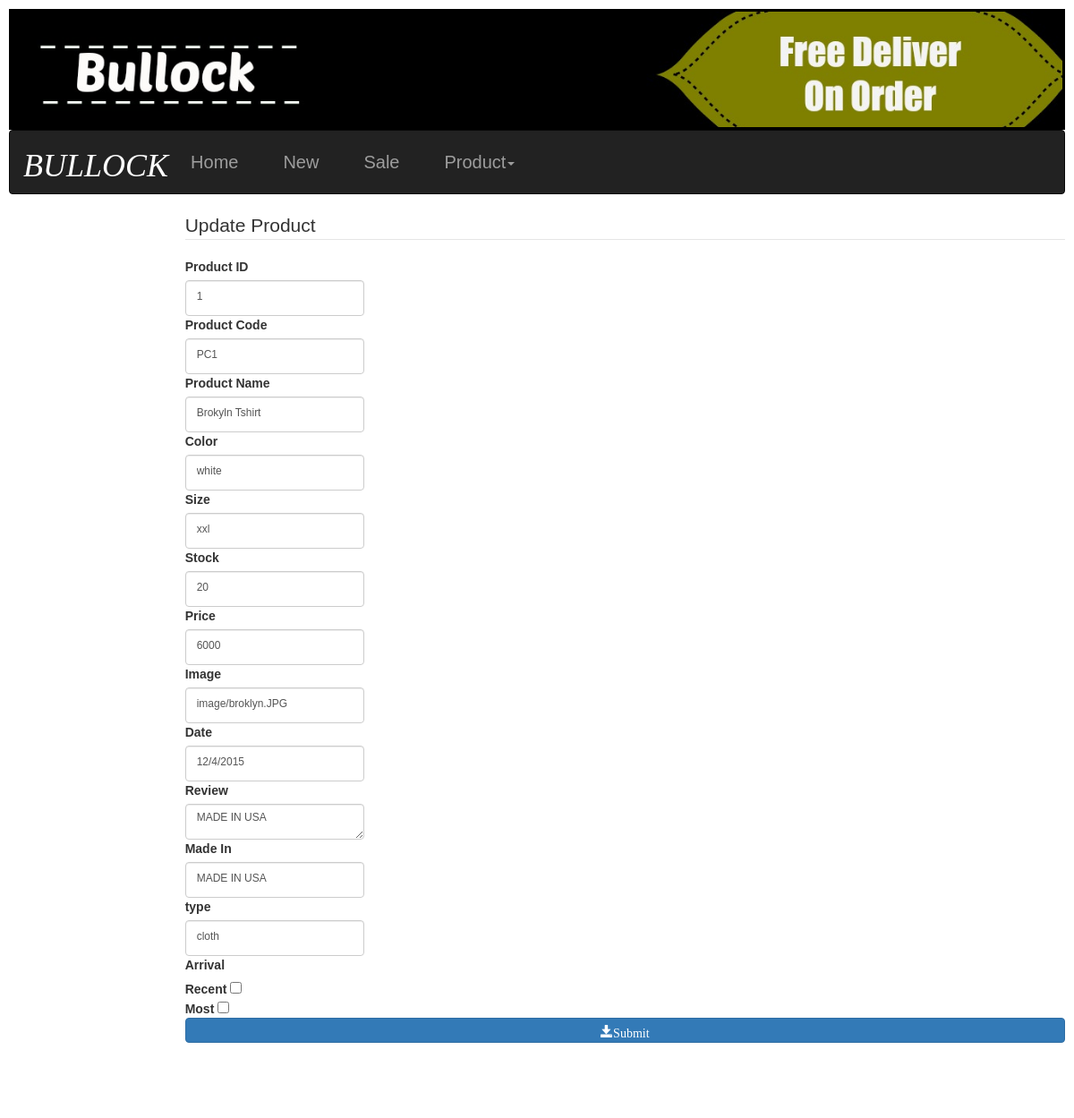
Page /addnewproduct.php?update=PC1 on the committed database.
### tables this page shows
CREATE TABLE IF NOT EXISTS `product` (
  `PID` tinyint(4) NOT NULL AUTO_INCREMENT,
  `PCODE` varchar(10) NOT NULL,
  `productname` varchar(50) NOT NULL,
  `color` varchar(50) NOT NULL,
  `size` varchar(50) NOT NULL,
  `stock` int(11) NOT NULL,
  `price` double NOT NULL,
  `image` varchar(50) NOT NULL,
  `date` varchar(50) NOT NULL,
  `review` text NOT NULL,
  `made` varchar(50) NOT NULL,
  `type` varchar(50) NOT NULL,
  `altimage` varchar(50) DEFAULT NULL,
  PRIMARY KEY (`PID`)
);

### Model/connection.php (called while the page is built, shortened)
<?php
	$db="bullock";
?>

### Model/ClothingModel.php (called while the page is built, shortened)
<?php
include 'Entities/ClothingEntities.php';
class ClothingModel {
    function getClothByPCODE($PCODE){
       require 'connection.php';
        $link= mysqli_connect($host, $user, $pass);
        $query="SELECT * FROM product where PCODE='$PCODE'";
        $result =  mysqli_query($link, $query);
        while ($row=  mysqli_fetch_array($result)){
            $PID=$row[0];
             $PCODE=$row[1];
            $productname=$row[2];
            $color=$row[3];
            $size=$row[4];
            $stock=$row[5];
            $price=$row[6];
            $image=$row[7];
            $date=$row[8];
            $review=$row[9];
            $made=$row[10];
            $type=$row[11];
            $arrival=$row[12];
            $clothing=new ClothingEntities($PID, $PCODE, $productname, $color, $size, $stock, $price, $image, $date, $review, $made, $type, $arrival);
        }
        return $clothing;
    }
}

### Controller/ClothController.php (called while the page is built, shortened)
<?php
require 'Model/ClothingModel.php';
class ClothController {
   function getClothByPCODE($PCODE){
        $clothModel =new ClothingModel();
        return $clothModel->getClothByPCODE($PCODE);
    }
}
?>

### Entities/ClothingEntities.php (called while the page is built, shortened)
<?php
        class ClothingEntities {
            function __construct($PID, $PCODE, $productname, $color, $size, $stock, $price, $image, $date, $review, $made, $type, $arrival) {
                $this->PID = $PID;
                $this->PCODE = $PCODE;
                $this->productname = $productname;
                $this->color = $color;
                $this->size = $size;
                $this->stock = $stock;
                $this->price = $price;
                $this->image = $image;
                $this->date = $date;
                $this->review = $review;
                $this->made = $made;
                $this->type = $type;
            }
}
?>

### addnewproduct.php (the view, shortened to what this page needs)
<?php
    require 'Controller/ClothController.php';
    $clothcontroller = new ClothController();
    if(isset($_GET['update'])){
        $cloth=$clothcontroller->getClothByPCODE($_GET['update']);
        $cms="<form action='' method='post'>"
            . "<fieldset>"
            ."<legend>"
            . "Update Product"
            . "</legend>"
            . "<label>Product ID</label>"
            . "<input type='text' name='txtPID' id='inputfield' class='form-control' value='$cloth->PID'/>"
            . "<label>Product Code</label>"
            . "<input type='text' name='txtPCODE' id='inputfield' class='form-control' value='$cloth->PCODE'/>"
            . "<label>Product Name</label>"
            . "<input type='text' name='txtproductname' id='inputfield' class='form-control' value='$cloth->productname'/>"
            . "<label>Color</label>"
            . "<input type='text' name='txtcolor' class='form-control' id='inputfield' value='$cloth->color'/>"
            . "<label>"
            . "Size"
            . "</label>"
            . "<input type='text' name='txtsize' class='form-control' id='inputfield' value='$cloth->size'/>"
            . "<label>Stock</label>"
            . "<input type='text' name='txtstock'  value='$cloth->stock' id='inputfield' class='form-control'/>"
            . "<label>"
            . "Price"
            . "</label>"
            . "<input type='text' class='form-control' id='inputfield' value='$cloth->price' name='txtprice'/>"
            . "<label>Image</label>"
            ."<input type='text'  id='inputfield' class='form-control' name='txtimage' value='$cloth->image'>"
            . "<label>Date</label>"
            . "<input type='text' id='inputfield' class='form-control' value='$cloth->date' name='txtdate'/>"
            . "<label>Review</label>"
            . "<textarea cols='20' row='20' id='inputfield' class='form-control' name='txtreview'>$cloth->review</textarea>"
            . "<label>Made In</label>"
            . "<input type='text' class='form-control' id='inputfield' name='txtmade' value='$cloth->made'>"
            . "<label>type</label>"
            . "<input type='text' class='form-control' id='inputfield' name='txttype' value='$cloth->type'>"
                . "<label>Arrival</label><br>"
            ."<b>Recent</b>  <input type ='checkbox' name='arrival' value='0'><br>"
                . "<b>Most</b>  <input type='checkbox'  name='arrival' value='1'>"
            ."<button type='submut' value='submit' class='btn btn-primary btn-block' style='size:auto 300px;'><i class='glyphicon glyphicon-save'>Submit</i></button><br></br></br>"
            . "</fieldset>"
            . "</form>";
    }
    include 'cmstemplate.php';
    ?>

### style/stylesheet.css (style rules this page uses)
#inputfield { width:200px; height: 40px; font-size:12px; vertical-align: middle; padding-bottom: 10px; }
body { font-family: lucide grande,tahoma,verdana,arial,sans-serif; }

### rows in the picture
product: txtPID "1", txtPCODE "PC1", txtproductname "Brokyln Tshirt", txtcolor "white", txtsize "xxl", txtstock "20", txtprice "6000", txtimage "image/broklyn.JPG", txtdate "12/4/2015", txtreview "MADE IN USA", txtmade "MADE IN USA", txttype "cloth"
